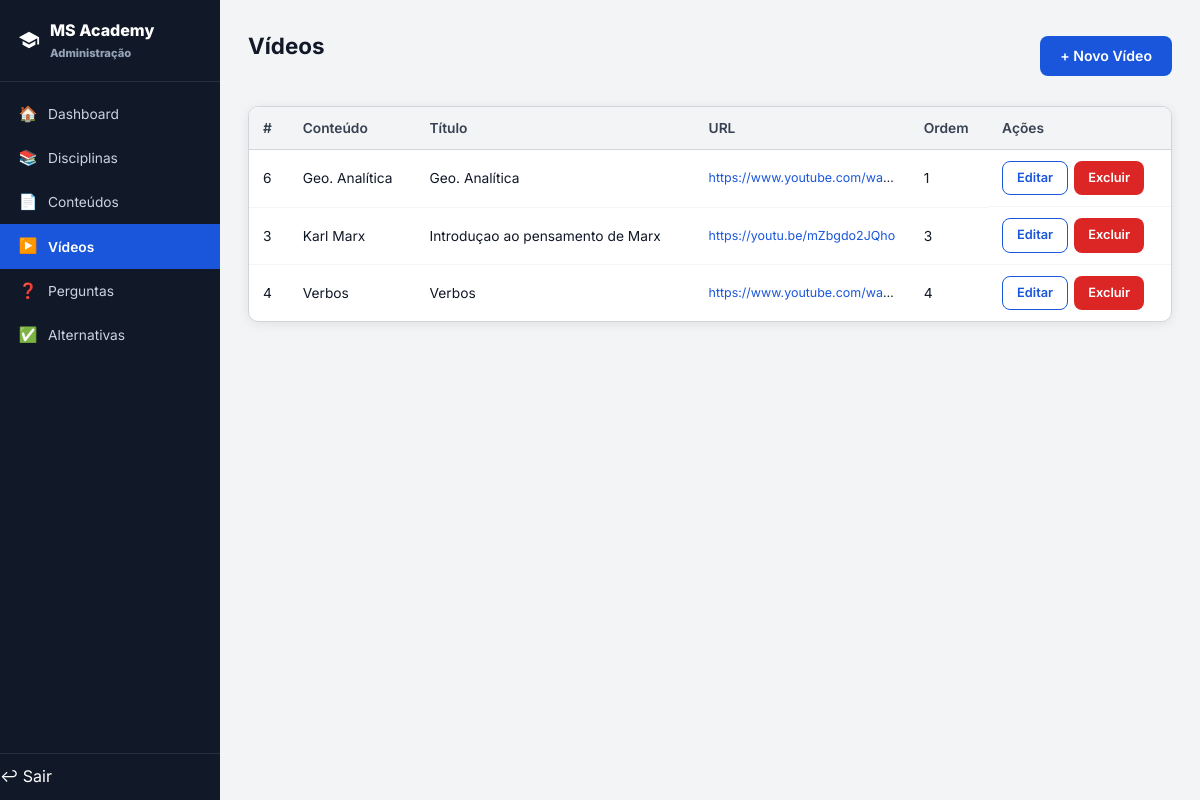
The page /admin/video/listar.php (signed in) on the database its author committed.
### tables this page shows
CREATE TABLE `video` (
  `id` int NOT NULL AUTO_INCREMENT,
  `conteudo_id` int NOT NULL,
  `titulo` varchar(200) DEFAULT NULL,
  `url` varchar(500) NOT NULL,
  `ordem` int DEFAULT '1',
  PRIMARY KEY (`id`),
  KEY `fk_video_conteudo` (`conteudo_id`),
  CONSTRAINT `fk_video_conteudo` FOREIGN KEY (`conteudo_id`) REFERENCES `conteudo` (`id`) ON DELETE CASCADE
);

CREATE TABLE `conteudo` (
  `id` int NOT NULL AUTO_INCREMENT,
  `disciplina_id` int NOT NULL,
  `titulo` varchar(200) NOT NULL,
  `resumo` text,
  `html` longtext NOT NULL,
  `ordem` int DEFAULT '1',
  `criado_em` timestamp NULL DEFAULT CURRENT_TIMESTAMP,
  `atualizado_em` timestamp NULL DEFAULT CURRENT_TIMESTAMP ON UPDATE CURRENT_TIMESTAMP,
  PRIMARY KEY (`id`),
  KEY `fk_conteudo_disciplina` (`disciplina_id`),
  CONSTRAINT `fk_conteudo_disciplina` FOREIGN KEY (`disciplina_id`) REFERENCES `disciplina` (`id`) ON DELETE CASCADE
);

### includes/funcoes.php (called while the page is built, shortened)
<?php
function h($str) {
    return htmlspecialchars((string)$str, ENT_QUOTES, 'UTF-8');
}

### admin/video/listar.php (the view, shortened to what this page needs)
<?php
require_once __DIR__ . '/../includes/admin_init.php';
$res = $conn->query(
    "SELECT v.*, c.titulo AS cont_titulo
     FROM video v JOIN conteudo c ON c.id = v.conteudo_id
     ORDER BY c.titulo ASC, v.ordem ASC"
);
$videos = $res->fetch_all(MYSQLI_ASSOC);
require_once __DIR__ . '/../includes/admin_header.php';
?>
<div class="page-header">
  <h2>Vídeos</h2>
  <a href="criar.php" class="btn btn-primary">+ Novo Vídeo</a>
</div>
<div class="panel">
  <table class="data-table">
    <thead><tr><th>#</th><th>Conteúdo</th><th>Título</th><th>URL</th><th>Ordem</th><th>Ações</th></tr></thead>
    <tbody>
    <?php if (empty($videos)): ?>
      <tr><td colspan="6" style="text-align:center;color:var(--gray-500);padding:24px;">Nenhum vídeo cadastrado.</td></tr>
    <?php else: foreach ($videos as $v): ?>
      <tr>
        <td><?= $v['id'] ?></td>
        <td><?= h($v['cont_titulo']) ?></td>
        <td><?= h($v['titulo'] ?: '—') ?></td>
        <td style="max-width:200px;overflow:hidden;text-overflow:ellipsis;white-space:nowrap;font-size:.78rem;">
          <a href="<?= h($v['url']) ?>" target="_blank" style="color:var(--blue);"><?= h($v['url']) ?></a>
        </td>
        <td><?= $v['ordem'] ?></td>
        <td class="td-actions">
          <a href="editar.php?id=<?= $v['id'] ?>" class="btn btn-sm btn-outline">Editar</a>
          <a href="excluir.php?id=<?= $v['id'] ?>" class="btn btn-sm btn-danger"
             onclick="return confirm('Excluir este vídeo?')">Excluir</a>
        </td>
      </tr>
    <?php endforeach; endif; ?>
    </tbody>
  </table>
</div>
<?php require_once __DIR__ . '/../includes/admin_footer.php'; ?>

### assets/css/style.css (style rules this page uses)
*, *::before, *::after { box-sizing: border-box; margin: 0; padding: 0; }
:root { --blue: #1A56DB; --blue-dark: #1240A8; --blue-light: #EBF2FF; --blue-soft: #DBEAFE; --gray-900: #111827; --gray-700: #374151; --gray-500: #6B7280; --gray-300: #D1D5DB; --gray-100: #F3F4F6; --green: #059669; --green-soft: #D1FAE5; --red: #DC2626; --red-soft: #FEE2E2; --orange: #D97706; --orange-soft:#FEF3C7; --white: #FFFFFF; --radius: 10px; --shadow: 0 2px 12px rgba(0,0,0,0.08); --shadow-lg: 0 8px 32px rgba(0,0,0,0.13); --transition: 0.18s ease; }
html { font-size: 16px; scroll-behavior: smooth; }
body { font-family: 'Inter', system-ui, -apple-system, sans-serif; color: var(--gray-900); background: var(--white); line-height: 1.6; min-height: 100vh; display: flex; flex-direction: column; }
a { color: inherit; text-decoration: none; }
h2 { font-size: 1.4rem; font-weight: 700; }
.btn { display: inline-flex; align-items: center; justify-content: center; gap: 8px; padding: 9px 20px; border-radius: 8px; font-weight: 600; font-size: 0.88rem; transition: all var(--transition); cursor: pointer; border: none; font-family: inherit; }
.btn-primary { background: var(--blue); color: var(--white); }
.btn-outline { background: transparent; color: var(--blue); border: 1.5px solid var(--blue); }
.btn-danger { background: var(--red); color: var(--white); }
.btn-sm { padding: 6px 14px; font-size: 0.8rem; }
.admin-content h2 { margin-bottom: 20px; }
.page-header { display: flex; align-items: center; justify-content: space-between; margin-bottom: 22px; }
.panel { background: var(--white); border: 1px solid var(--gray-300); border-radius: var(--radius); box-shadow: var(--shadow); overflow: hidden; margin-bottom: 20px; }
.data-table { width: 100%; border-collapse: collapse; font-size: .86rem; }
.data-table th { text-align: left; padding: 10px 14px; background: var(--gray-100); color: var(--gray-700); font-weight: 600; border-bottom: 1px solid var(--gray-300); white-space: nowrap; }
.data-table td { padding: 11px 14px; border-bottom: 1px solid var(--gray-100); vertical-align: middle; }
.data-table tr:last-child td { border-bottom: none; }
.td-actions { display: flex; gap: 6px; }

### rows shown on the page
video: id "6", conteudo.titulo "Geo. Analítica", titulo "Geo. Analítica", url "https://www.youtube.com/wa…", ordem "1"
video: id "3", conteudo.titulo "Karl Marx", titulo "Introduçao ao pensamento de Marx", url "https://youtu.be/mZbgdo2JQho", ordem "3"
video: id "4", conteudo.titulo "Verbos", titulo "Verbos", url "https://www.youtube.com/wa…", ordem "4"

### other values the page prints
$icon "🏠 📚 📄 ▶️ ❓ ✅"
$label "Dashboard Disciplinas Conteúdos Vídeos Perguntas Alternativas"
